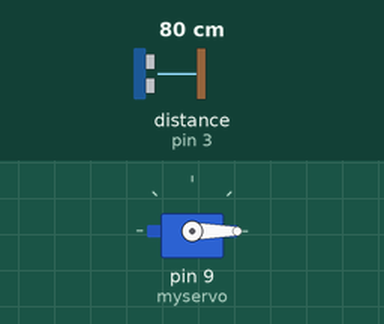
Simulated run of this sketch. Board: Arduino Uno, built with avr-gcc and run on an emulated ATmega328P. Parts: servo. Wiring (inferred from the names in the program): ultrasonic range finder: trigger pin 2; echo pin 3. Inputs (shaded band) come from the test bench; at power-on: distance to the obstacle (sensor on pin 3) 80 cm. The echo pulse lasts 58.3 µs per cm; what the sketch prints to the serial monitor is not drawn.

Above: at 0.2 s.
Timing chart, 0 to 1.9 s (numbered marks = the images above):
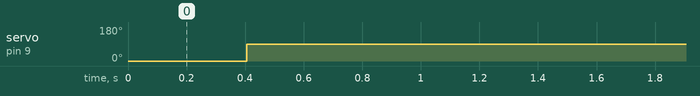

The sketch:

22.Interfacing_ultrasonic_sensor_with_servo_motor.ino
```cpp
int trigPin = 2; // set the trig pin
int echoPin = 3; // set the echo pin
long duration,cm;
#include<Servo.h>
 Servo myservo; // create servo object to control a servo
void setup()
{
 Serial.begin (9600); // to begin the serial monitor
pinMode(trigPin, OUTPUT); // set the input and output value
pinMode(echoPin, INPUT);
myservo.attach(9); // attach the servo into digital pin 9
myservo.write(0); // making the initial condition of servo 0
}
void loop()
{
sensor();
myservo.write(0);
if(cm >= 10) //cm is greater than or equal to 10
{
myservo.write(90); // servo rotates 90 degree
}
else
{
myservo.write(0); // Servo in 0 degree
}
}
void sensor()
{
digitalWrite(trigPin, LOW);
delayMicroseconds(5);
digitalWrite(trigPin, HIGH);
delayMicroseconds(10);
digitalWrite(trigPin, LOW);
duration = pulseIn(echoPin, HIGH);
 cm = (duration*0.034)/2;
Serial.print(cm);
Serial.print("cm");
Serial.println();
delay(400);
}
```

Measured:
- by itself, servo on pin 9 (myservo): 0° → 90° at 0.41 s
